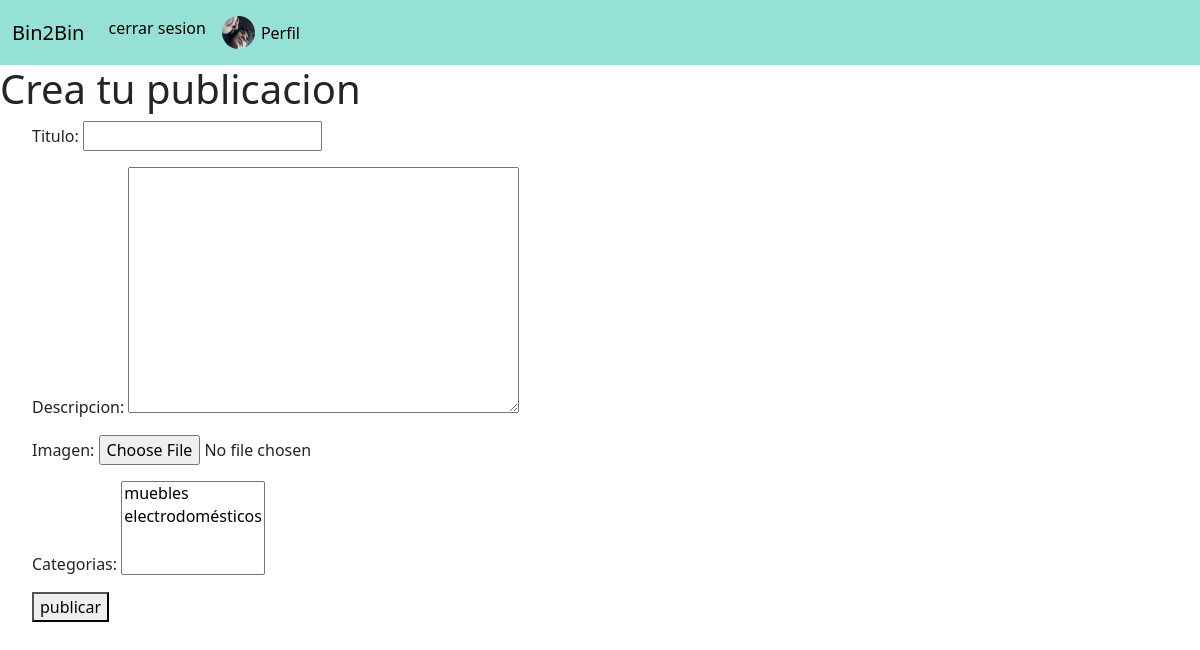
Page /publicar/ (signed in) on the earlier database version.
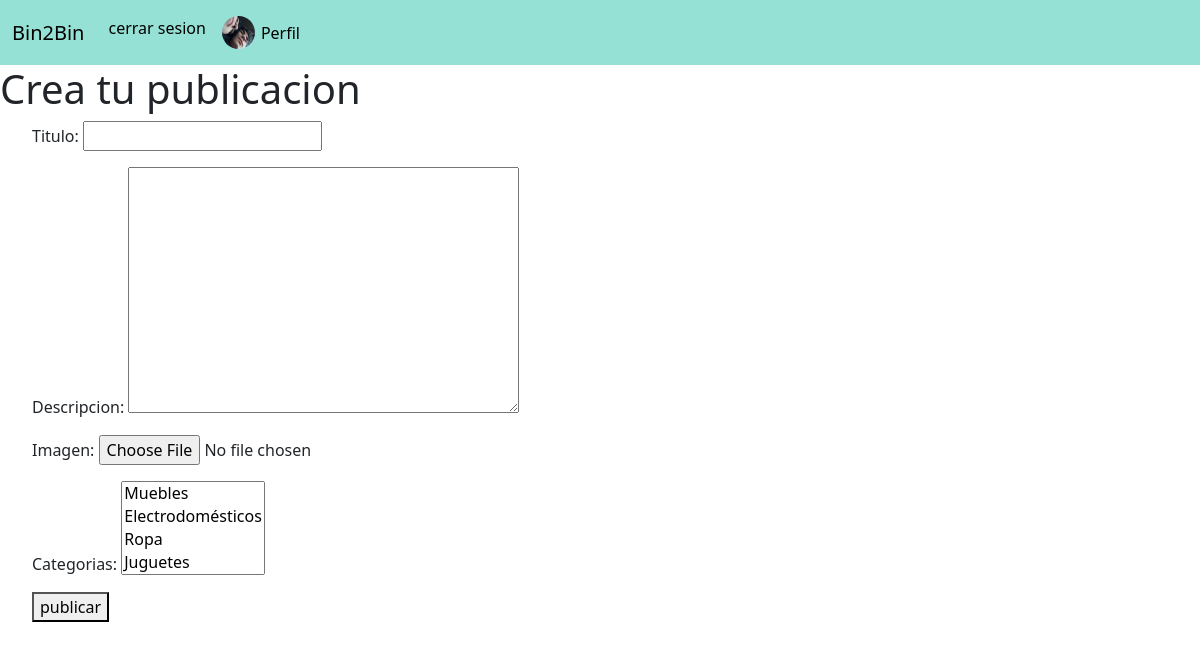
Same page on the later database version.
### publi/views.py (the view, shortened to what this page needs)
# urls.py: path('publicar/', publi_views.publis, name = 'publi'),
def publis(request):
    if request.method == 'GET':
        try:
            img_obj = get_object_or_404(user_img, usuario=request.user.id)
            return render(request, 'publi.html', {
            'form': publiform, 'imagen':img_obj
            })
        except:
            return render(request, 'publi.html', {'form': publiform})

### publi/models.py (called while the page is built)
    def __str__(self):
        return self.titulo

### publi/templates/publi.html (shortened to what this page needs)
{% extends 'hola.html' %}
{% block content %}
    <nav>
    <h1>Crea tu publicacion</h1>
    <ul>
        <form action="/publicar/" method="POST" enctype="multipart/form-data">
            {{form.as_p}}
            <button>
                publicar
            </button>
        </form>
    </ul>
{% endblock %}

Differences in the rows shown:
changed categoria: titulo "muebles" → "Muebles" (drawn)
Other differences:
form field categorias: "muebles / electrodomésticos" → "Muebles / Electrodomésticos / Ropa / Juguetes"
